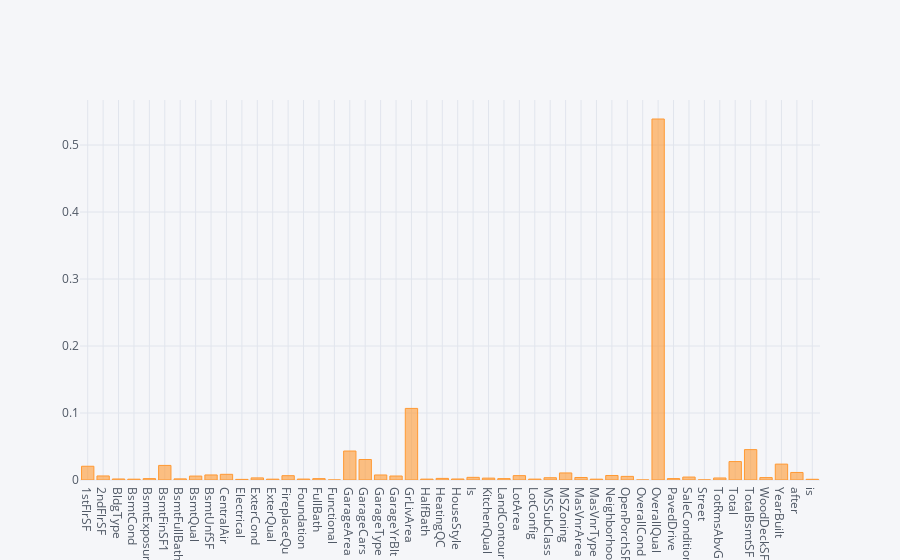

The notebook cell this image was saved under:
### Code cell
(
    importance.assign(header = lambda x: x.index.str.split("_").str[0])
                  .groupby("header")[0]
                  .sum()
                  .iplot(kind="bar")
)

### Figure 1 — Plotly figure (JSON) as saved in the notebook; plotly's stock layout.template omitted (floating-point values rounded to 4 significant figures)
{"data": [{"marker": {"color": "rgba(255, 153, 51, 0.6)", "line": {"color": "rgba(255, 153, 51, 1.0)", "width": 1}}, "name": "0", "orientation": "v", "text": "", "type": "bar", "x": ["1stFlrSF", "2ndFlrSF", "BldgType", "BsmtCond", "BsmtExposure", "BsmtFinSF1", "BsmtFullBath", "BsmtQual", "BsmtUnfSF", "CentralAir", "Electrical", "ExterCond", "ExterQual", "FireplaceQu", "Foundation", "FullBath", "Functional", "GarageArea", "GarageCars", "GarageType", "GarageYrBlt", "GrLivArea", "HalfBath", "HeatingQC", "HouseStyle", "Is", "KitchenQual", "LandContour", "LotArea", "LotConfig", "MSSubClass", "MSZoning", "MasVnrArea", "MasVnrType", "Neighborhood", "OpenPorchSF", "OverallCond", "OverallQual", "PavedDrive", "SaleCondition", "Street", "TotRmsAbvGrd", "Total", "TotalBsmtSF", "WoodDeckSF", "YearBuilt", "after", "is"], "y": [0.02052, 0.006035, 0.001535, 0.001222, 0.00208, 0.02177, 0.001681, 0.005861, 0.007529, 0.00848, 0.000921, 0.003134, 0.001258, 0.006447, 0.001387, 0.002026, 0, 0.04326, 0.03059, 0.007501, 0.005962, 0.1069, 0.001333, 0.002384, 0.001511, 0.003961, 0.00282, 0.002069, 0.006512, 0.001322, 0.003394, 0.01054, 0.003744, 0.001246, 0.006732, 0.005391, 0, 0.5389, 0.002099, 0.004389, 0.0001082, 0.00303, 0.02751, 0.04536, 0.003616, 0.02372, 0.01125, 0.001059]}], "layout": {"legend": {"bgcolor": "#F5F6F9", "font": {"color": "#4D5663"}}, "paper_bgcolor": "#F5F6F9", "plot_bgcolor": "#F5F6F9", "titlefont": {"color": "#4D5663"}, "xaxis1": {"gridcolor": "#E1E5ED", "showgrid": true, "tickfont": {"color": "#4D5663"}, "title": "", "titlefont": {"color": "#4D5663"}, "zerolinecolor": "#E1E5ED"}, "yaxis1": {"gridcolor": "#E1E5ED", "showgrid": true, "tickfont": {"color": "#4D5663"}, "title": "", "titlefont": {"color": "#4D5663"}, "zerolinecolor": "#E1E5ED"}}}
